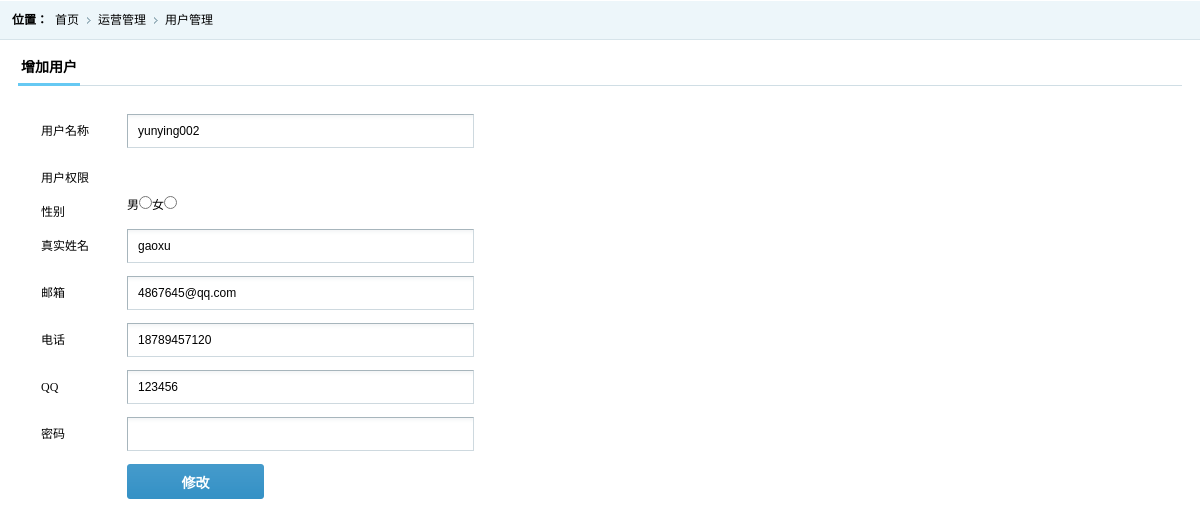
Screenshot of /manage_user/update_user/18 with the database file from the repository.
### tables this page shows
CREATE TABLE `user` (
  `col_id` int(11) unsigned NOT NULL AUTO_INCREMENT,
  `col_name` char(50) DEFAULT NULL COMMENT '真实姓名',
  `col_nickname` char(50) NOT NULL COMMENT '昵称',
  `col_sex` enum('男','女') DEFAULT NULL COMMENT '性别',
  `col_imageurl` varchar(100) DEFAULT NULL COMMENT '照片URL',
  `col_mail` char(50) DEFAULT NULL COMMENT '邮箱',
  `col_call` char(50) DEFAULT NULL COMMENT '移动电话',
  `col_qq` char(50) DEFAULT NULL COMMENT 'QQ号',
  `col_winxin` char(50) DEFAULT NULL COMMENT '微信号',
  `col_passwd` char(50) DEFAULT NULL COMMENT '密码',
  `col_role` enum('user','author','cm','tech','admin') DEFAULT 'user' COMMENT '角色（用户、作者、客服、运维、管理员）',
  `col_rank` tinyint(4) DEFAULT NULL COMMENT '级别（不同级别有不用的优惠）',
  `col_cardtype` char(50) DEFAULT NULL COMMENT '证件类型',
  `col_card` char(50) DEFAULT NULL COMMENT '身份证号',
  `col_card_url` varchar(100) DEFAULT NULL COMMENT '身份证照片URL',
  `col_alipay` char(50) DEFAULT NULL COMMENT '支付宝账号（提现用)',
  `col_bank` char(50) DEFAULT NULL COMMENT '银行名称（提现用)',
  `col_subbank` char(100) DEFAULT NULL COMMENT '开户支行',
  `col_banknum` char(50) DEFAULT NULL COMMENT '银行卡号',
  `col_balance` decimal(10,2) DEFAULT NULL COMMENT '账户余额',
  `col_cmid` int(11) DEFAULT NULL COMMENT '专属客服(customer manager)',
  `col_datetime` datetime DEFAULT NULL COMMENT '注册日期',
  `col_spec_id` int(11) unsigned DEFAULT NULL,
  `col_valid` enum('Y','N') DEFAULT NULL COMMENT '是否已经注销',
  PRIMARY KEY (`col_id`,`col_nickname`),
  KEY `FK_user_user_res_spec` (`col_spec_id`),
  CONSTRAINT `FK_user_user_res_spec` FOREIGN KEY (`col_spec_id`) REFERENCES `user_res_spec` (`col_id`) ON DELETE CASCADE ON UPDATE CASCADE
);

### application/controllers/Manage_user.php (called while the page is built, shortened)
<?php
class Manage_user extends CI_Controller {
   private $_data;
   public function __construct(){
       $this->load->library(array('session','form_validation','common','auth'));
       $this->load->helper(array('form','url'));
       $this->_data['user_info']=$this->session->userdata();
   }
   public function update_user(){
       if($this->uri->segment(3)){
           $this->_data['user_id']=$this->uri->segment(3);
           $this->load->model('user_mdl');
           $user=$this->user_mdl->get_user_by_id($this->uri->segment(3));
           if($user){
               $this->_data['user']=$user;
               $this->load->view('update_user',$this->_data);
           }else{
               $this->common->jump(base_url('manage_user/list_user'),'找不到该用户');
           }
       }
   }
}

### index.php (called while the page is built, shortened)
<?php
require_once BASEPATH.'core/CodeIgniter.php';

### application/models/User_mdl.php (called while the page is built, shortened)
<?php
class User_mdl extends CI_Model {
	public function get_user_by_id($uid) {
		$data = array();
		$this->db->select('*')->from(self::TABLE)->where('col_id', $uid)->limit(1);
		$query = $this->db->get();
		if($query->num_rows() == 1)
		{
			$data = $query->row_array();
		}
		return $data;
	}
}

### application/views/update_user.php (the view, shortened to what this page needs)
<!DOCTYPE html PUBLIC '-//W3C//DTD XHTML 1.0 Transitional//EN' 'http://www.w3.org/TR/xhtml1/DTD/xhtml1-transitional.dtd'>
<html xmlns='http://www.w3.org/1999/xhtml'>
<head>
<link href='<?php echo base_url("css/style.css");?>' rel='stylesheet' type='text/css' />
<link href='<?php echo base_url("css/select.css");?>' rel='stylesheet' type='text/css' />
</head>
<body>
<div class='place'> <span>位置：</span>
  <ul class='placeul'>
    <li><a href='#'>首页</a></li>
    <li><a href='#'>运营管理</a></li>
    <li><a href='#'>用户管理</a></li>
  </ul>
</div>
<div class='formbody'>
  <div class='formtitle'><span>增加用户</span></div>
  <?php echo form_open('manage_user/update_user','post')?>
  <ul class='forminfo'>
    <li>
      <label>用户名称</label>
      <input name='username' type='text' class='dfinput' value="<?php echo $user['col_nickname']; ?>" />
    </li>
    <li>
      <label>用户权限</label>
      <div class='vocation'>
      </div>
    </li>
    <li><label>性别</label>男<input type="radio" value='男' name='sex'/>女<input name='sex' type="radio" value='女' /></li>
    <li>
      <label>真实姓名</label>
      <input name='name' type='text' class='dfinput' value="<?php echo $user['col_name']; ?>" />
    </li>
    <li>
      <label>邮箱</label>
      <input name='mail' type='text' class='dfinput' value="<?php echo $user['col_mail']; ?>" />
    </li>
   <li>
      <label>电话</label>
      <input name='call' type='text' class='dfinput'  value="<?php echo $user['col_call']; ?>"/>
    </li>
    <li>
      <label>QQ</label>
      <input name='qq' type='text' class='dfinput' value="<?php echo $user['col_qq']; ?>" />
    </li>
    <li>
      <label>密码</label>
      <input name='passwd' type='text' class='dfinput' value="" />
    </li>
    <li>
      <label>&nbsp;</label>
      <input name='submit' type='submit' class='btn' value='修改'/>
    </li>
  </ul>
</div>
</body>
</html>

### css/style.css (style rules this page uses)
* { font-size:9pt;border:0;margin:0;padding:0; }
body { font-family:'微软雅黑'; margin:0 auto;min-width:980px; }
ul { display:block;margin:0;padding:0;list-style:none; }
li { display:block;margin:0;padding:0;list-style: none; }
dl,dt,dd,span { margin:0;padding:0;display:block; }
a,a:focus { text-decoration:none;color:#000;outline:none;blr:expression(this.onFocus=this.blur()); }
.place { height:40px; background:url(../images/righttop.gif) repeat-x; }
.place span { line-height:40px; font-weight:bold;float:left; margin-left:12px; }
.placeul li { float:left; line-height:40px; padding-left:7px; padding-right:12px; background:url(../images/rlist.gif) no-repeat right; }
.placeul li:last-child { background:none; }
.formbody { padding:10px 18px; }
.formtitle { border-bottom:solid 1px #d0dee5; line-height:35px; position:relative; height:35px; margin-bottom:28px; }
.formtitle span { font-weight:bold;font-size:14px; border-bottom:solid 3px #66c9f3;float:left; position:absolute; z-index:100; bottom:-1px; padding:0 3px; height:30px; line-height:30px; }
.forminfo { padding-left:23px; }
.forminfo li { margin-bottom:13px; clear:both; }
.forminfo li label { width:86px;line-height:34px; display:block; float:left; }
.dfinput { width:345px; height:32px; line-height:32px; border-top:solid 1px #a7b5bc; border-left:solid 1px #a7b5bc; border-right:solid 1px #ced9df; border-bottom:solid 1px #ced9df; background:url(../images/inputbg.gif) repeat-x; text-indent:10px; }
.btn { width:137px;height:35px; background:url(../images/btnbg.png) no-repeat; font-size:14px;font-weight:bold;color:#fff; cursor:pointer; }

### css/select.css (style rules this page uses)
.vocation,.usercity { float:left; }

### rows the page displays
user: username "yunying002", name "gaoxu", mail "4867645@qq.com", call "18789457120", qq "123456"
